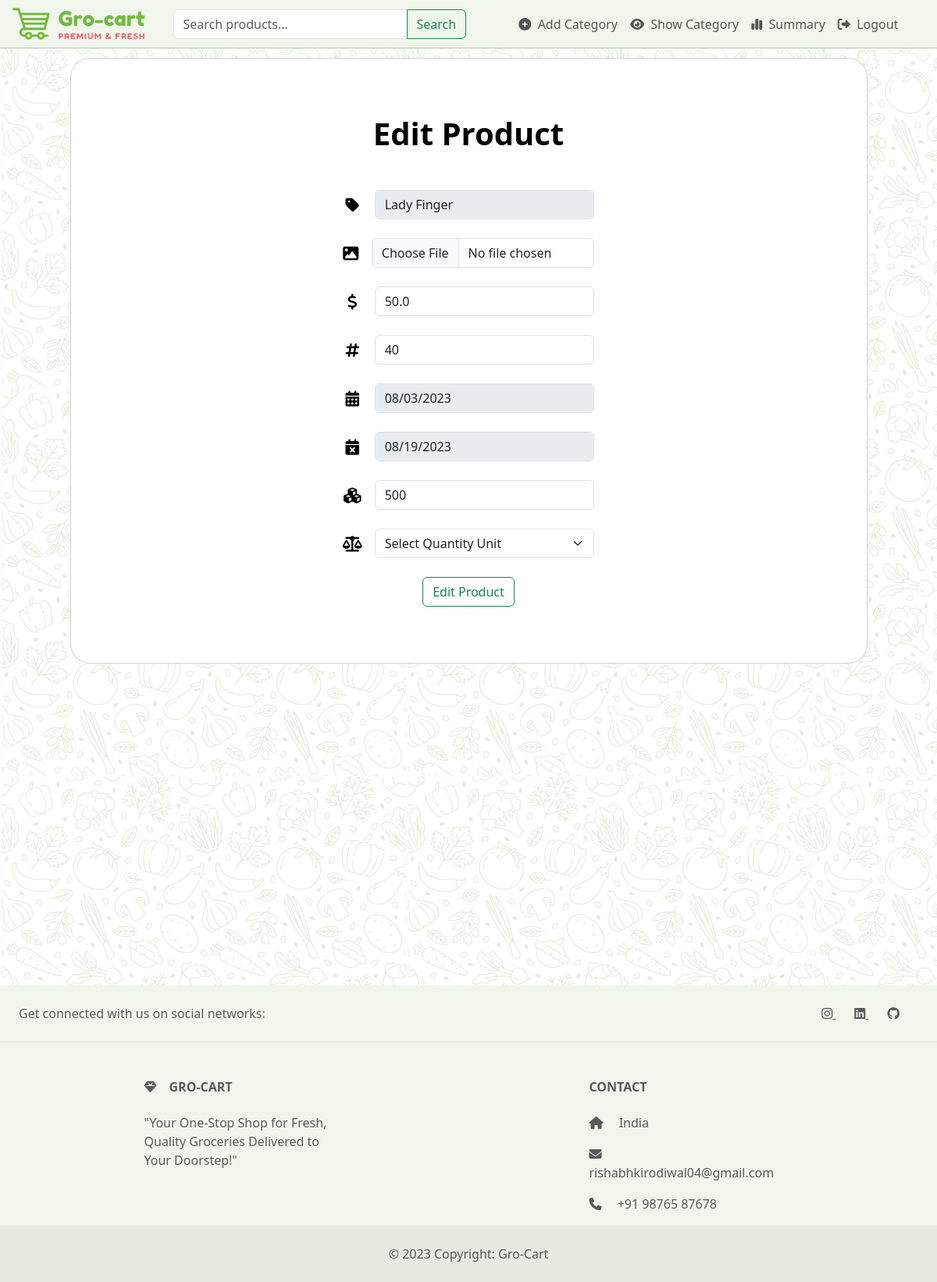
The page /edit-product/18 (signed in) on the database its author committed.
### models.py (models this page shows)
class Product(db.Model):
    id = db.Column(db.Integer, primary_key=True)
    name = db.Column(db.String(50))
    price = db.Column(db.Float)
    photo = db.Column(db.String(255))
    manufacturing_date = db.Column(db.Date)
    expiry_date = db.Column(db.Date)
    quantity = db.Column(db.Integer)
    quantity_unit = db.Column(db.String(10))
    number  = db.Column(db.Integer)
    timestamp_added = db.Column(db.DateTime, default=datetime.utcnow)
    category_id = db.Column(db.Integer, db.ForeignKey('category.id'))
    no_of_buyed   = db.Column(db.Integer,default=0)

### app.py (the view, shortened to what this page needs)
@app.route('/edit-product/<int:product_id>', methods=['GET', 'POST'])
@login_required
def edit_product(product_id):
    if not current_user.is_admin:
        flash('You do not have permission to access this page.', 'warning')
        return redirect(url_for('dashboard'))
    product = Product.query.get(product_id)
    category_id = product.category_id
    return render_template('edit_product.html', product=product)

### app.py (called while the page is built)
@login_manager.user_loader
def load_user(id):
    return User.query.get(int(id))

### templates/edit_product.html (shortened to what this page needs)
{% extends "base.html" %}
{% block content %}
<section class="vh-100">
    <div class="container h-100">
        <div class="row d-flex justify-content-center align-items-center h-100">
            <div class="col-lg-12 col-xl-11">
                <div class="card text-black" style="border-radius: 25px;">
                    <div class="card-body p-md-5">
                        <div class="row justify-content-center">
                            <div class="col-md-10 col-lg-6 col-xl-5 order-2 order-lg-1">
                                <p class="text-center h1 fw-bold mb-5 mx-1 mx-md-4 mt-4">Edit Product</p>
                                <form class="mx-1 mx-md-4" method="POST" action="{{ url_for('edit_product',product_id=product.id) }}" enctype="multipart/form-data">
                                    <div class="d-flex flex-row align-items-center mb-4">
                                        <i class="fas fa-tag fa-lg me-3 fa-fw"></i>
                                        <div class="form-outline flex-fill mb-0">
                                            <input type="text" id="name" name="name" class="form-control" placeholder="Product Name" required value="{{product.name}}" disabled/>
                                        </div>
                                    </div>
                                    <div class="d-flex flex-row align-items-center mb-4">
                                        <i class="fas fa-image fa-lg me-3 fa-fw"></i>
                                        <div class="form-outline flex-fill mb-0">
                                            <input type="file" id="image" name="photo" class="form-control"  value="{{product.photo}}" />
                                        </div>
                                    </div>
                                    <div class="d-flex flex-row align-items-center mb-4">
                                        <i class="fas fa-dollar-sign fa-lg me-3 fa-fw"></i>
                                        <div class="form-outline flex-fill mb-0">
                                            <input type="number" step="0.01" id="price" name="price" class="form-control" placeholder="Price" required value="{{product.price}}"  />
                                        </div>
                                    </div>
                                    <div class="d-flex flex-row align-items-center mb-4">
                                        <i class="fas fa-hashtag fa-lg me-3 fa-fw"></i>
                                        <div class="form-outline flex-fill mb-0">
                                            <input type="number" id="number" name="number" class="form-control" placeholder="No of Product in Stock" required  value="{{product.number}}" />
                                        </div>
                                    </div>
                                    <div class="d-flex flex-row align-items-center mb-4">
                                        <i class="fas fa-calendar-alt fa-lg me-3 fa-fw"></i>
                                        <div class="form-outline flex-fill mb-0">
                                            <input type="date" id="manufacturing_date" name="manufacturing_date" class="form-control" placeholder="Manufacturing Date" required value="{{product.manufacturing_date}}" disabled />
                                        </div>
                                    </div>
                                    <div class="d-flex flex-row align-items-center mb-4">
                                        <i class="fas fa-calendar-times fa-lg me-3 fa-fw"></i>
                                        <div class="form-outline flex-fill mb-0">
                                            <input type="date" id="expiry_date" name="expiry_date" class="form-control" placeholder="Expiry Date" required  value="{{product.expiry_date}}" disabled/>
                                        </div>
                                    </div>
                                    <div class="d-flex flex-row align-items-center mb-4">
                                        <i class="fas fa-cubes fa-lg me-3 fa-fw"></i>
                                        <div class="form-outline flex-fill mb-0">
                                            <input type="number" step="0.01" id="quantity" name="quantity" class="form-control" placeholder="Quantity" required value="{{product.quantity}}"  />
                                        </div>
                                    </div>
                                    <div class="d-flex flex-row align-items-center mb-4">
                                        <i class="fas fa-balance-scale fa-lg me-3 fa-fw"></i>
                                        <div class="form-outline flex-fill mb-0">
                                            <select class="form-select" id="quantity_unit" name="quantity_unit" value="{{product.quantity_unit}}" >
                                                <option value="" disabled selected>Select Quantity Unit</option>
                                            </select>
                                        </div>
                                    </div>
                                    <div class="d-flex justify-content-center mx-4 mb-3 mb-lg-4">
                                        <button type="submit" class="btn btn-outline-success">Edit Product</button>
                                    </div>
                                </form>
                            </div>
                        </div>
                    </div>
                </div>
            </div>
        </div>
    </div>
</section>
{% endblock %}

### static/style.css (style rules this page uses)
.bg-image { background-image: url('/static/images/bg-image.png'); }

### rows shown on the page
Product: name "Lady Finger", price "50.0", number "40", manufacturing_date "08/03/2023", expiry_date "08/19/2023", quantity "500"

### other values the page prints
{{ name }} "Add Category Show Category Summary Logout"
